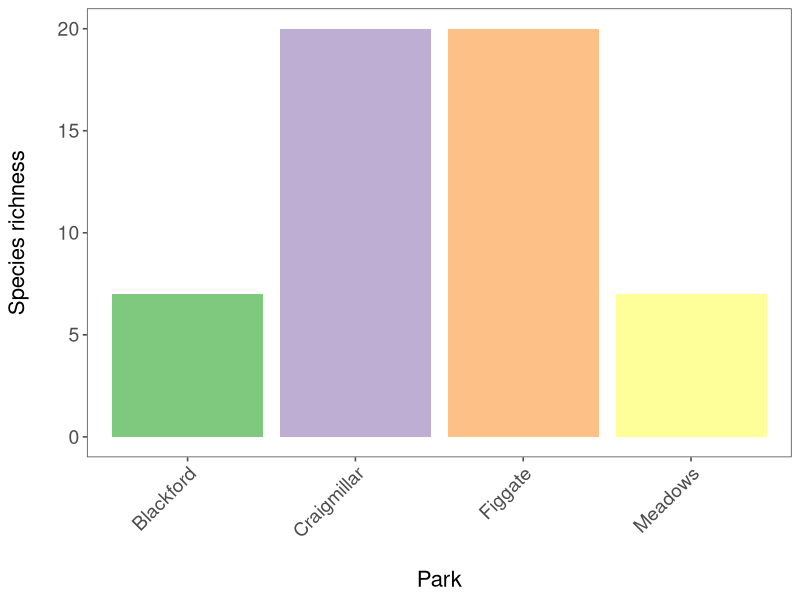
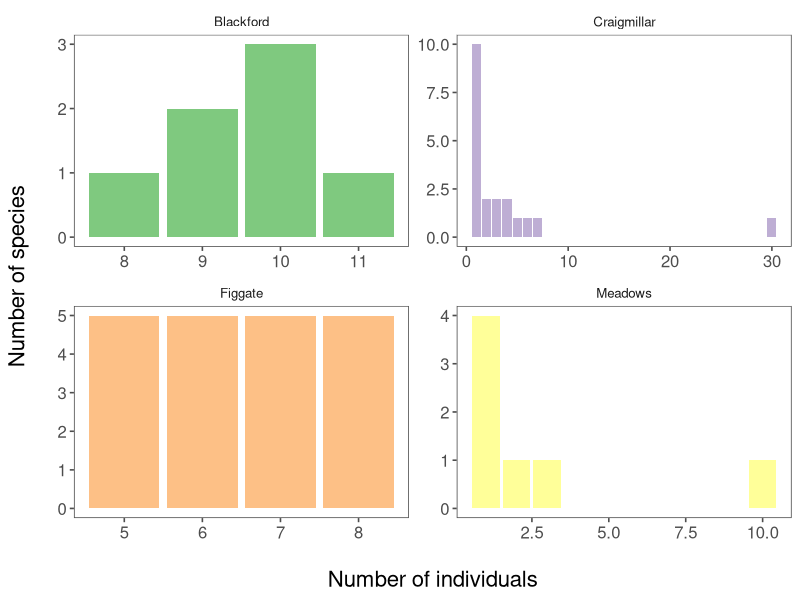
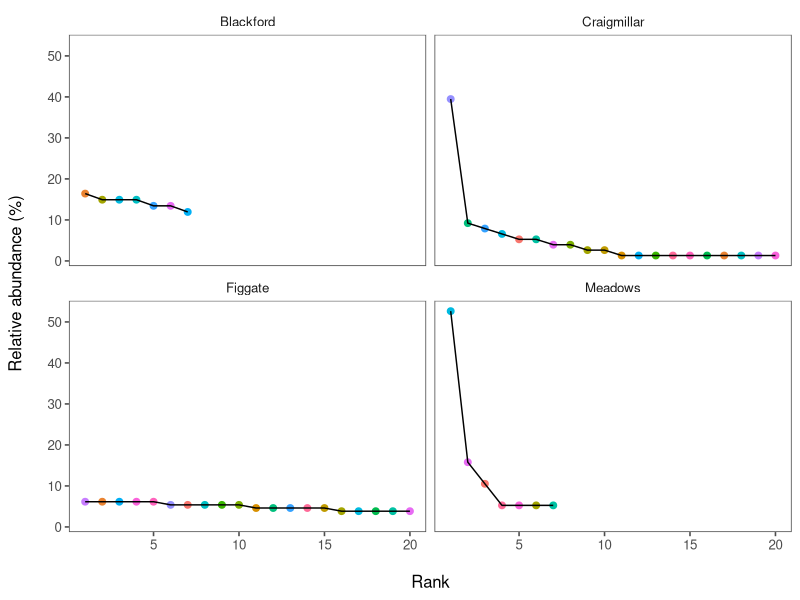
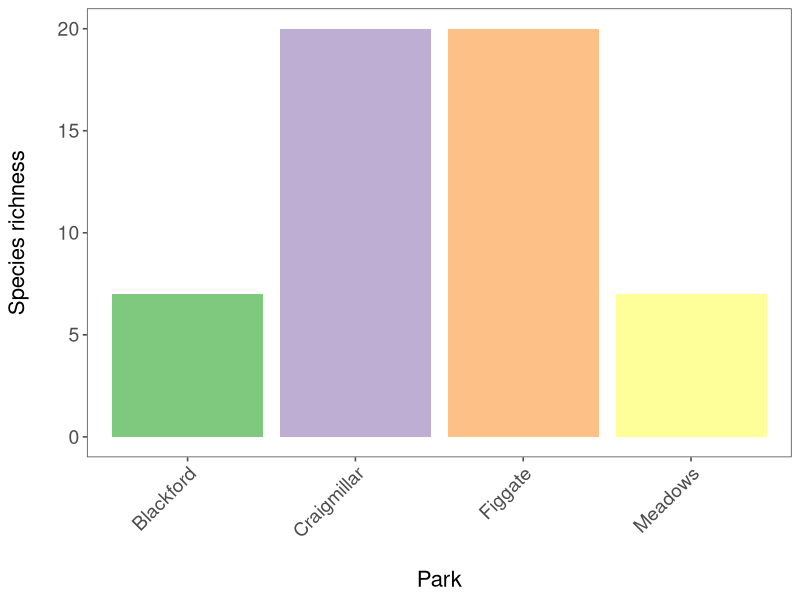
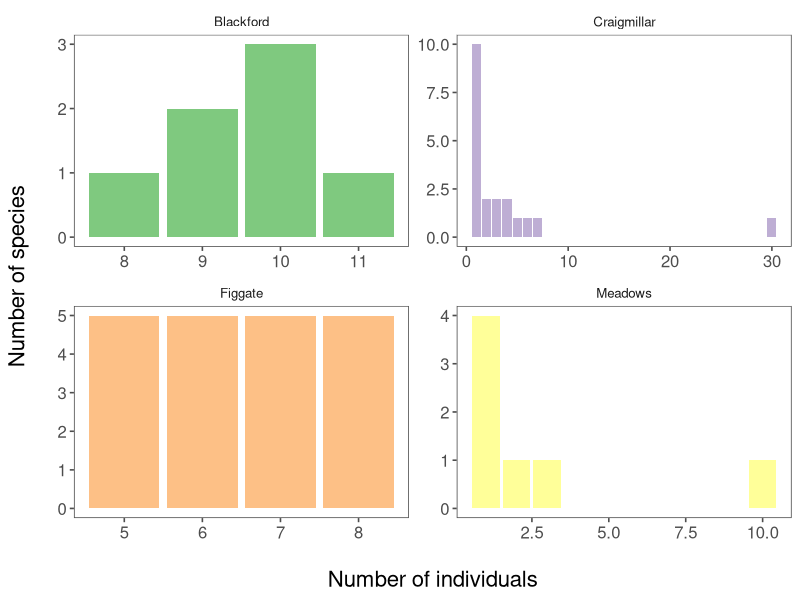
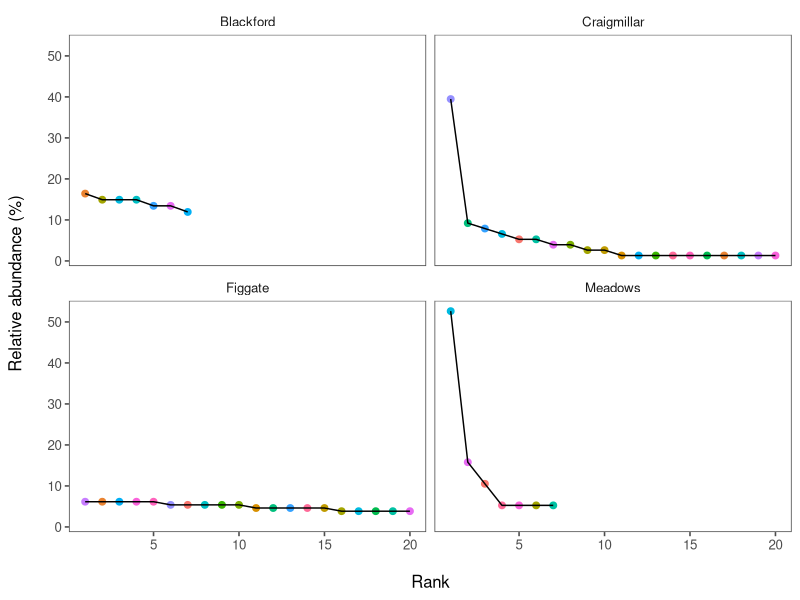

Write the R code that produced these figures, in order.
# Part 1 - title & import data & libraries----

# Describing communities
# Kinga Kaszap
# 23/11/2022

# Describing communities - or any other informative title
# Your Name
# Date
# Any other comments you want to add

parks<- read.csv ("data/field_data.csv")
# add your own filepath

# load libraries

library(tidyverse)
library(ggthemes)

# Part 2 - data wrangling ----

glimpse(parks) #shows all the columns, and their values
head(parks) #shows the first few observations
names(parks) #shows the names of the columns

parks_tidy<- parks %>% gather(species, abundance, c(2:21)) %>% 
  #organizing into long format, where counts of individuals (value) are assigned to species (key)
  mutate(abundance = parse_number(abundance)) %>% 
  #removing non-numeric parts (notes) from values in the abundance column
  na.omit()
#removing NA-s

View (parks_tidy)

# Part 3 - species richness ----

(richness<- parks_tidy %>% 
    group_by(site) %>% 
    summarise(sp.richness = length(unique(species)))
)

#visualising
(barplot_richness <- ggplot (richness, aes(x = site, y = sp.richness, fill = site)) +
    # setting the x and y axes, and asking R to give different colors to the sites
    geom_bar(stat = "identity") +
    # specifying that we want a barplot 
    labs( x= "\nPark", y = "Species richness\n") +
    # giving informative names to the axes
    theme_few() +
    # adding a theme from ggthemes - feel free to add a different one!
    scale_fill_brewer(palette = "Accent") + 
    #adding a color palette - feel free to add a different one!
    theme(legend.position = "none",
          # removing the legend as the axes provide enough information 
          axis.text = element_text(size = 14), 
          axis.title = element_text(size = 16),
          # increasing font size
          axis.text.x = element_text(angle = 45, hjust = 1)))
# tilting the text of the x axis

ggsave (barplot_richness, file = "outputs/richnessplot.png", width = 6, height = 6)
# save our plot - don't forget to enter your own filepath!


# Part 4 - diversity ----

# accounts for variation in the number of species
# AND the way individuals within a community are distributed among species.

# These indices work with relative abundance.
# We will add a column for that:

parks_tidy <- parks_tidy %>%
  # we don't need to make a new dataframe as we are only adding a column,
  # not changing any of the existing ones.
  group_by(site) %>% 
  mutate(relative.abundance = abundance/sum(abundance)) %>% 
  # creating a new column 
  ungroup()
# removing groupings

# Simpson's dominance
parks_tidy %>% 
  group_by(site) %>% 
  summarise(simpsons.dominance = sum(relative.abundance^2)) %>% 
  ungroup()

# shannons index
parks_tidy %>% 
  group_by(site) %>% 
  summarise(shannons.diversity = -sum(relative.abundance*log(relative.abundance))) %>% 
  ungroup()

# all indices in one table

(summary<- parks_tidy %>% 
    group_by(site) %>% 
    summarise(sp.richness = length(unique(species)),
              shannons.diversity = -sum(relative.abundance*log(relative.abundance)),
              simpsons.dominance = sum(relative.abundance^2)) %>% 
    ungroup())


# Part 5 - SAD ----

# How are species distributed in terms of abundance classes?
# SAD = species-abundance distribution 

# making new dataframe

parks_frequency<- parks_tidy %>%
  group_by(site, abundance) %>% 
  summarise(frequency.of.abundance = length(species)) %>% 
  ungroup()

#Plots

(sad <- parks_frequency %>%                            
    ggplot(aes(x = abundance, y=frequency.of.abundance, fill = site)) +
    geom_bar(stat = "identity") +
    theme_tufte() +
    facet_wrap(~ site, scale = "free") +
    labs(x = "\nNumber of individuals", y = "Number of species\n")+
    # giving informative names to the axes
    theme_few() +
    # adding a theme from ggthemes - feel free to add a different one!
    scale_fill_brewer(palette = "Accent") + 
    # adding a color palette - feel free to add a different one!
    theme(legend.position = "none",
          # removing the legend as the axes provide enough information 
          axis.text = element_text(size = 12), 
          axis.title = element_text(size = 16)))
# increasing font size

ggsave(sad, file="outputs/sad.png", width= 6, height=6)



# Part 6 - Rank-Abundance diagrams ----

#We need: relative abundance (y axis) and Rank (x axis.)

#Make a new dataframe that includes those columns

parks_rankabundance <- parks_tidy %>% 
  group_by(site) %>% 
  mutate(rel.abund.percent = relative.abundance*100,
         rank = (rank(- abundance, ties.method = "random"))) %>% 
  ungroup()

View(parks_rankabundance)

(rank_abundance_plots <- parks_rankabundance %>% 
    ggplot(aes(x = rank, y = rel.abund.percent)) +
    # specifying the x and y axes
    geom_point(aes(color = species, fill = species), size = 2) +
    # increasing default point size
    geom_line(colour = "black") +
    # adding a line connecting the points
    labs(x = "\nRank", y="Relative abundance (%)\n") +
    facet_wrap(~site) +
    #making separate plots for sites
    theme_few() +
    # adding a theme from ggthemes - feel free to add a different one!
    theme(legend.position = "none"))
#removing the legend as the axes provide enough information 

ggsave(rank_abundance_plots, file = "outputs/rank_abundance.png", width = 6, height = 6)  

